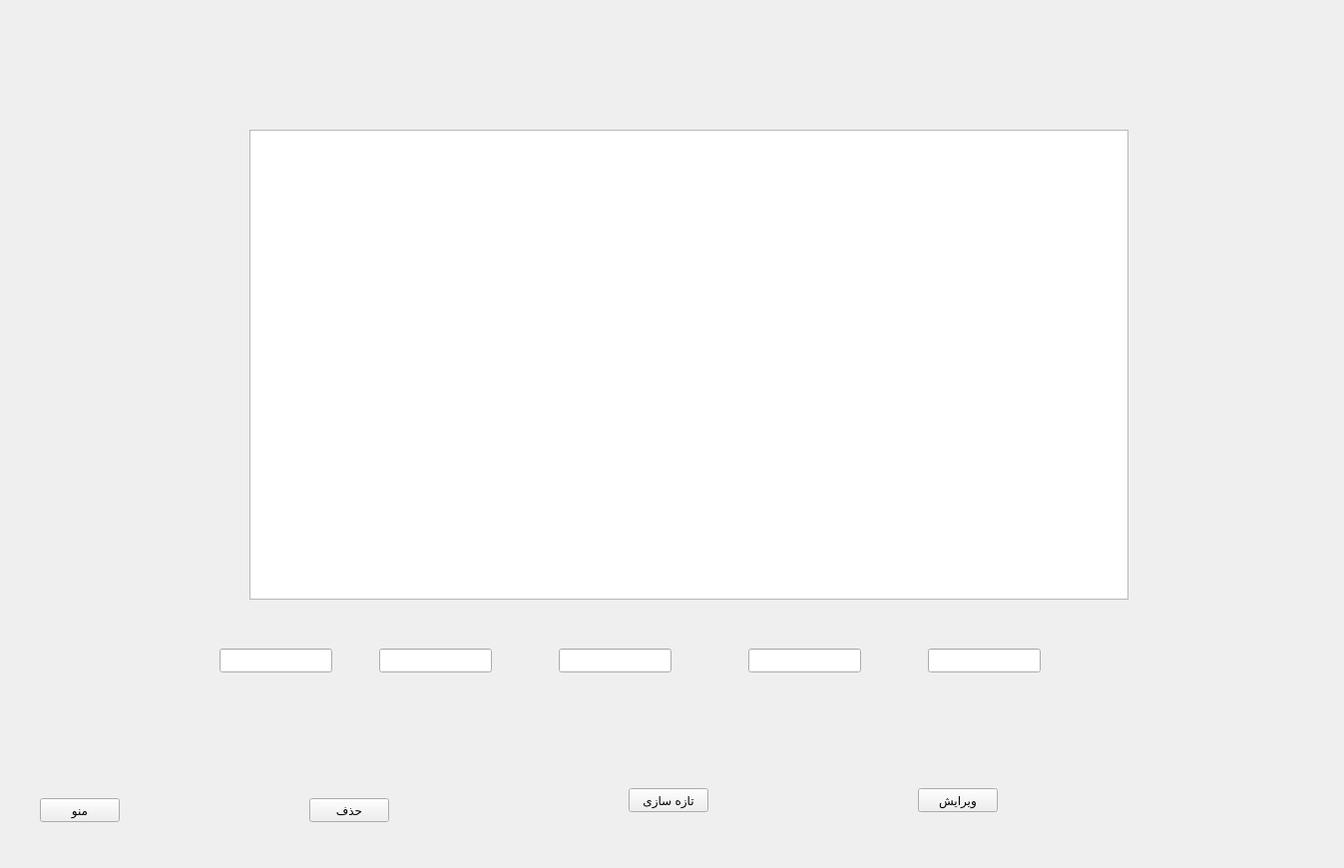
<?xml version="1.0" encoding="UTF-8"?>
<ui version="4.0">
 <class>productlistform</class>
 <widget class="QWidget" name="productlistform">
  <property name="geometry">
   <rect>
    <x>0</x>
    <y>0</y>
    <width>1347</width>
    <height>870</height>
   </rect>
  </property>
  <property name="windowTitle">
   <string>Form</string>
  </property>
  <widget class="QTableView" name="tableView">
   <property name="geometry">
    <rect>
     <x>250</x>
     <y>130</y>
     <width>881</width>
     <height>471</height>
    </rect>
   </property>
  </widget>
  <widget class="QPushButton" name="pushButton_delete">
   <property name="geometry">
    <rect>
     <x>310</x>
     <y>800</y>
     <width>80</width>
     <height>24</height>
    </rect>
   </property>
   <property name="text">
    <string>حذف</string>
   </property>
  </widget>
  <widget class="QPushButton" name="pushButton_edit">
   <property name="geometry">
    <rect>
     <x>920</x>
     <y>790</y>
     <width>80</width>
     <height>24</height>
    </rect>
   </property>
   <property name="text">
    <string>ویرایش</string>
   </property>
  </widget>
  <widget class="QPushButton" name="pushButton_refresh">
   <property name="geometry">
    <rect>
     <x>630</x>
     <y>790</y>
     <width>80</width>
     <height>24</height>
    </rect>
   </property>
   <property name="text">
    <string>تازه سازی</string>
   </property>
  </widget>
  <widget class="QLineEdit" name="lineEdit_code">
   <property name="geometry">
    <rect>
     <x>930</x>
     <y>650</y>
     <width>113</width>
     <height>24</height>
    </rect>
   </property>
  </widget>
  <widget class="QLineEdit" name="lineEdit_name">
   <property name="geometry">
    <rect>
     <x>750</x>
     <y>650</y>
     <width>113</width>
     <height>24</height>
    </rect>
   </property>
  </widget>
  <widget class="QLineEdit" name="lineEdit_buy">
   <property name="geometry">
    <rect>
     <x>560</x>
     <y>650</y>
     <width>113</width>
     <height>24</height>
    </rect>
   </property>
  </widget>
  <widget class="QLineEdit" name="lineEdit_sell">
   <property name="geometry">
    <rect>
     <x>380</x>
     <y>650</y>
     <width>113</width>
     <height>24</height>
    </rect>
   </property>
  </widget>
  <widget class="QLineEdit" name="lineEdit_stock">
   <property name="geometry">
    <rect>
     <x>220</x>
     <y>650</y>
     <width>113</width>
     <height>24</height>
    </rect>
   </property>
  </widget>
  <widget class="QPushButton" name="pushButton_menu">
   <property name="geometry">
    <rect>
     <x>40</x>
     <y>800</y>
     <width>80</width>
     <height>24</height>
    </rect>
   </property>
   <property name="text">
    <string>منو</string>
   </property>
  </widget>
 </widget>
 <resources/>
 <connections/>
</ui>
